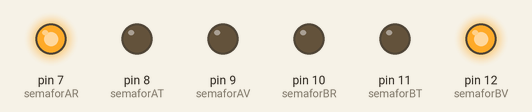
Simulated run of this sketch. Board: Arduino Uno, built with avr-gcc and run on an emulated ATmega328P. On the bench: output pins drawn as LEDs (lit = HIGH).

Above: at 2.0 s.
At 3.7 s:
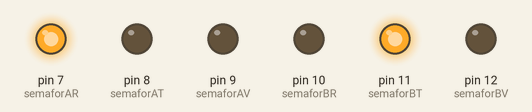
At 6.0 s:
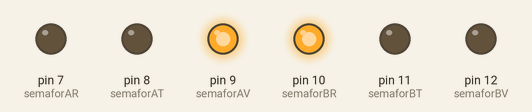
At 7.7 s:
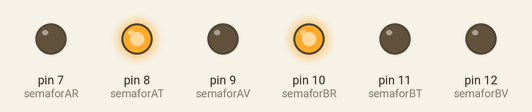
At 8.2 s:
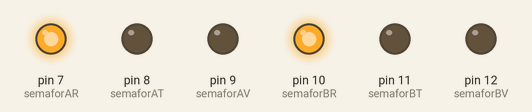
Timing chart, 0 to 10.9 s (numbered marks = the images above):
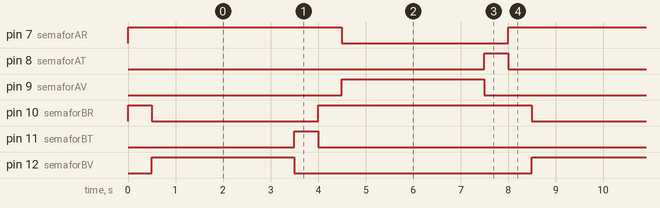

Measured:
- by itself, pin 7 (semaforAR), pin 10 (semaforBR): alternates HIGH for 4.5 s and LOW for 3.5 s
- by itself, pin 8 (semaforAT), pin 11 (semaforBT): alternates HIGH for 0.50 s and LOW for 7.5 s
- by itself, pin 9 (semaforAV), pin 12 (semaforBV): alternates HIGH for 3.0 s and LOW for 5.0 s

The sketch:

semafor.ino
```cpp
/**********************************************************************************
**                                                                               **
**                               Plantilla                                       **
*                                                                                **
*                                 semafors                                       **
*                                                                                **
*                                                                                **
*                                                                                **
*       David Jurado                                           13/03             **
**                                                                               **
**                                                                               **
**********************************************************************************/

//********** Includes *************************************************************

//********** Variables ************************************************************


//********** Variables ************************************************************
const int semaforAR = 7;
const int semaforAT = 8;
const int semaforAV = 9;
const int semaforBR = 10;
const int semaforBT = 11;
const int semaforBV = 12;
int pausa = 500;

//********** Setup ****************************************************************
void setup()
{
  pinMode(semaforAR, OUTPUT);
  pinMode(semaforAT, OUTPUT);
  pinMode(semaforAV, OUTPUT);
  pinMode(semaforBR, OUTPUT);
  pinMode(semaforBT, OUTPUT);
  pinMode(semaforBV, OUTPUT);
  digitalWrite(semaforAR, HIGH);
  digitalWrite(semaforAT, LOW);
  digitalWrite(semaforAV, LOW);
  digitalWrite(semaforBR, HIGH);
  digitalWrite(semaforBT, LOW);
  digitalWrite(semaforBV, LOW);

  delay(pausa);
}

//********** Loop *****************************************************************
void loop()
{
  digitalWrite(semaforBR, LOW);
  digitalWrite(semaforBV, HIGH);

  delay(6*pausa);

  digitalWrite(semaforBV, LOW);
  digitalWrite(semaforBT, HIGH);

  delay(pausa);

  digitalWrite(semaforBT, LOW);
  digitalWrite(semaforBR, HIGH);

  delay(pausa);

  digitalWrite(semaforAR, LOW);
  digitalWrite(semaforAV, HIGH);

  delay(6*pausa);

  digitalWrite(semaforAV, LOW);
  digitalWrite(semaforAT, HIGH);

  delay(pausa);

  digitalWrite(semaforAT, LOW);
  digitalWrite(semaforAR, HIGH);

   delay(pausa);
}
```
